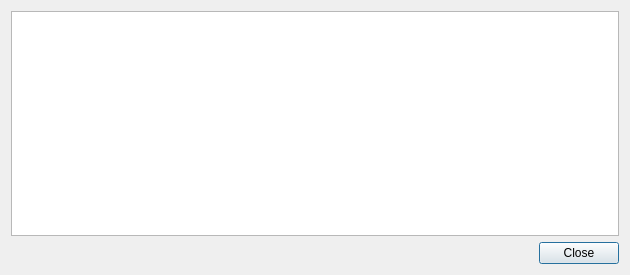
<?xml version="1.0" encoding="UTF-8"?>
<ui version="4.0">
 <class>TransactionDescDialog</class>
 <widget class="QDialog" name="TransactionDescDialog">
  <property name="geometry">
   <rect>
    <x>0</x>
    <y>0</y>
    <width>630</width>
    <height>275</height>
   </rect>
  </property>
  <property name="windowTitle">
   <string notr="true">Transaction details</string>
  </property>
  <layout class="QVBoxLayout" name="verticalLayout">
   <item>
    <widget class="QTextEdit" name="detailText">
     <property name="toolTip">
      <string>This pane shows a detailed description of the transaction</string>
     </property>
     <property name="readOnly">
      <bool>true</bool>
     </property>
    </widget>
   </item>
   <item>
    <widget class="QDialogButtonBox" name="buttonBox">
     <property name="orientation">
      <enum>Qt::Horizontal</enum>
     </property>
     <property name="standardButtons">
      <set>QDialogButtonBox::Close</set>
     </property>
    </widget>
   </item>
  </layout>
 </widget>
 <resources/>
 <connections>
  <connection>
   <sender>buttonBox</sender>
   <signal>accepted()</signal>
   <receiver>TransactionDescDialog</receiver>
   <slot>accept()</slot>
   <hints>
    <hint type="sourcelabel">
     <x>20</x>
     <y>20</y>
    </hint>
    <hint type="destinationlabel">
     <x>20</x>
     <y>20</y>
    </hint>
   </hints>
  </connection>
  <connection>
   <sender>buttonBox</sender>
   <signal>rejected()</signal>
   <receiver>TransactionDescDialog</receiver>
   <slot>reject()</slot>
   <hints>
    <hint type="sourcelabel">
     <x>20</x>
     <y>20</y>
    </hint>
    <hint type="destinationlabel">
     <x>20</x>
     <y>20</y>
    </hint>
   </hints>
  </connection>
 </connections>
</ui>
